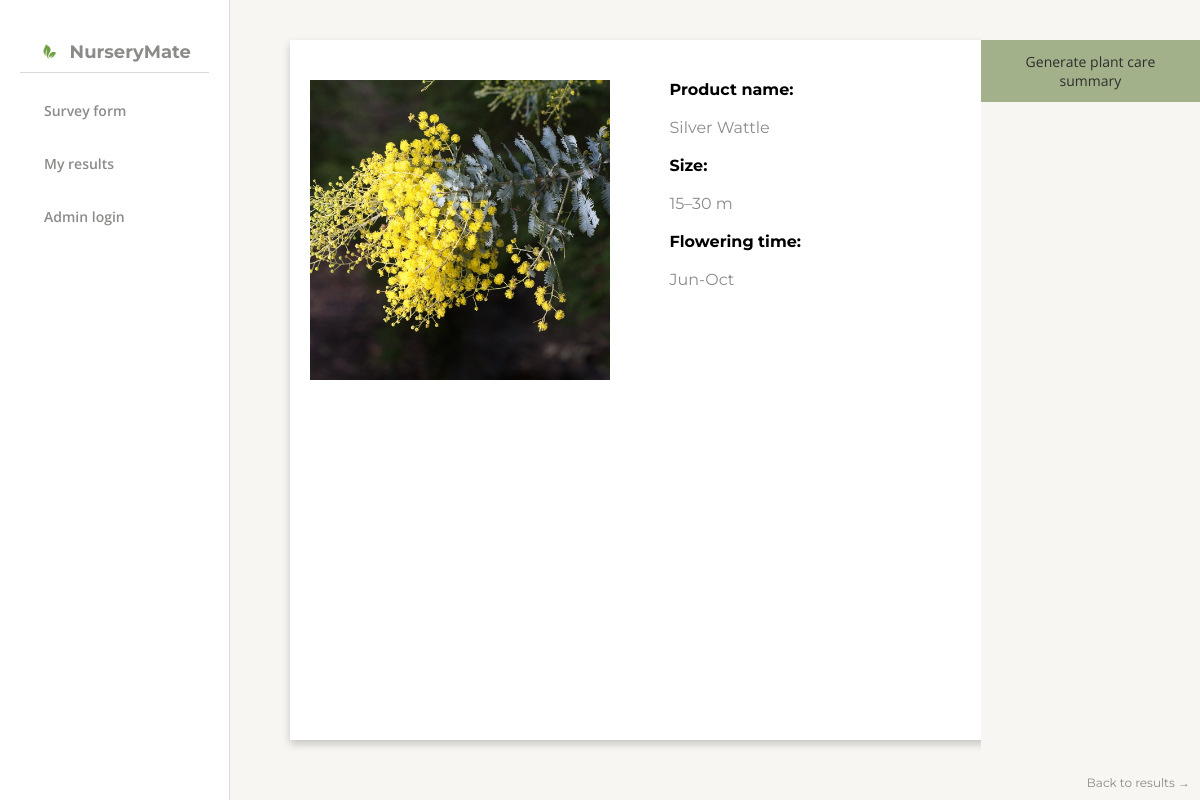
/plant/2, run on the app's committed database.
### tables this page shows
CREATE TABLE plants (
            id INTEGER PRIMARY KEY AUTOINCREMENT,
            scientific_name TEXT NOT NULL,
            common_name TEXT,
            flowering_time TEXT,
            height TEXT,
            ecological_function TEXT,
            sunlight TEXT,
            water_level TEXT,
            salt_wind_tolerance TEXT,
            type TEXT,
            planting_space TEXT,
            image_url TEXT,
            soil_type TEXT
        );

### app.py (the view)
@app.route("/plant/<int:plant_id>")
def plant_details(plant_id):
    plant = get_plant_by_id(plant_id)
    return render_template("plant_details.html", plant=plant)

### templates/plant_details.html (shortened to what this page needs)
<!DOCTYPE html>
<html lang="en">
<head>
    <link rel="stylesheet" href="{{ url_for('static', filename='styles.css') }}">
</head>
<body>
  <nav class="side-navbar" style="position: relative;">
    <div class="navbar-header">
      <img src="{{ url_for('static', filename='images/download.png') }}" alt="NurseryMate Logo" class="logo" />
      <h2>NurseryMate</h2>
    </div>
    <hr class="navbar-divider" />
    <div class="nav-links">
      <a href="{{ url_for('form') }}">Survey form</a>
      <a href="{{ url_for('results') }}">My results</a>
      <a href="{{ url_for('login') }}">Admin login</a>
    </div>
  </nav>
    <main class="main-content">
            <div class="plant-details-container" style="margin-top: 0;">
            <img src="{{ url_for('static', filename=plant.image_url.replace('/static/', '')) }}" alt="{{ plant.scientific_name }}" class="plant-image" style="width: 100%; height: 300px; object-fit: cover; margin-top: 20px;">
            <div class="plant-details-content" style="margin-top: 20px; display: flex; flex-direction: column; justify-content: flex-start;">
                <div style="flex: 1; margin-right: 20px; margin-left: 40px;">
                {% if plant.common_name %}
<p><strong>Product name:</strong><br><br> <span style="color: #8B8C89;">{{ plant.common_name }}</span></p>
                {% endif %}
<br>
<p><strong>Size:</strong><br><br> <span style="color: #8B8C89;">{{ plant.height }}</span></p>
<br>
<p><strong>Flowering time:</strong><br><br> <span style="color: #8B8C89;">{{ plant.flowering_time }}</span></p>
            </div>
            <a href="{{ url_for('results') }}" class="back-link">Back to results →</a>
        </div>
    </main>
<form action="{{ url_for('generate_summary', plant_id=plant.id) }}" method="post" style="margin-top: 40px; text-align: center;">
    <button type="submit"
            style="padding: 12px 24px; background-color: #A3B18A; color: white;
                   border: none; border-radius: 0; font-size: 14px; cursor: pointer; color: #2d2d2d; font-family: 'Open Sans', sans-serif;">
        Generate plant care summary
    </button>
</form>
</body>
</html>

### templates/plant_details.html (style rules this page uses)
* { box-sizing: border-box; margin: 0; padding: 0; }
body { display: flex; height: 100vh; font-family: 'Montserrat', sans-serif; background-color: #f7f6f3; }
.side-navbar { width: 250px; background-color: #ffffff; padding: 40px 20px; display: flex; flex-direction: column; align-items: center; border-right: 1px solid #d9d9d9; }
.side-navbar .logo { width: 24px; height: 24px; margin: 0; margin-right: 8px; }
.side-navbar h2 { font-weight: 700; font-size: 18px; color: #8B8C89; margin: 0; line-height: 24px; text-align: left; }
.navbar-header { display: flex; align-items: center; margin-bottom: 8px; }
.navbar-divider { border: none; border-top: 1px solid #d9d9d9; margin: 0 0 16px 0; width: 100%; }
.nav-links { width: 100%; }
.nav-links a { display: block; text-decoration: none; color: #8B8C89; font-family: 'Open Sans', sans-serif; font-weight: 600; font-size: 14px; padding: 12px 20px; margin-bottom: 10px; border-left: 4px solid transparent; transition: all 0.3s ease; }
.main-content { flex-grow: 1; padding: 40px 60px; overflow-y: auto; }
.plant-image { width: 100%; max-width: 300px; margin-bottom: 20px; }
.plant-details-container { height: 700px; width: 700px; background-color: white; border-radius: 0; box-shadow: 0 4px 8px rgba(0, 0, 0, 0.2); padding: 20px; display: flex; }
.plant-details-content { display: flex; flex-direction: column; justify-content: center; margin-left: 20px; }
.back-link { margin-top: 20px; text-decoration: none; color: #8B8C89; font-size: 12px; font-weight: normal; position: absolute; bottom: 10px; right: 10px; }

### data on the page
plants: image_url (picture), common_name "Silver Wattle", height "15–30 m", flowering_time "Jun-Oct"
